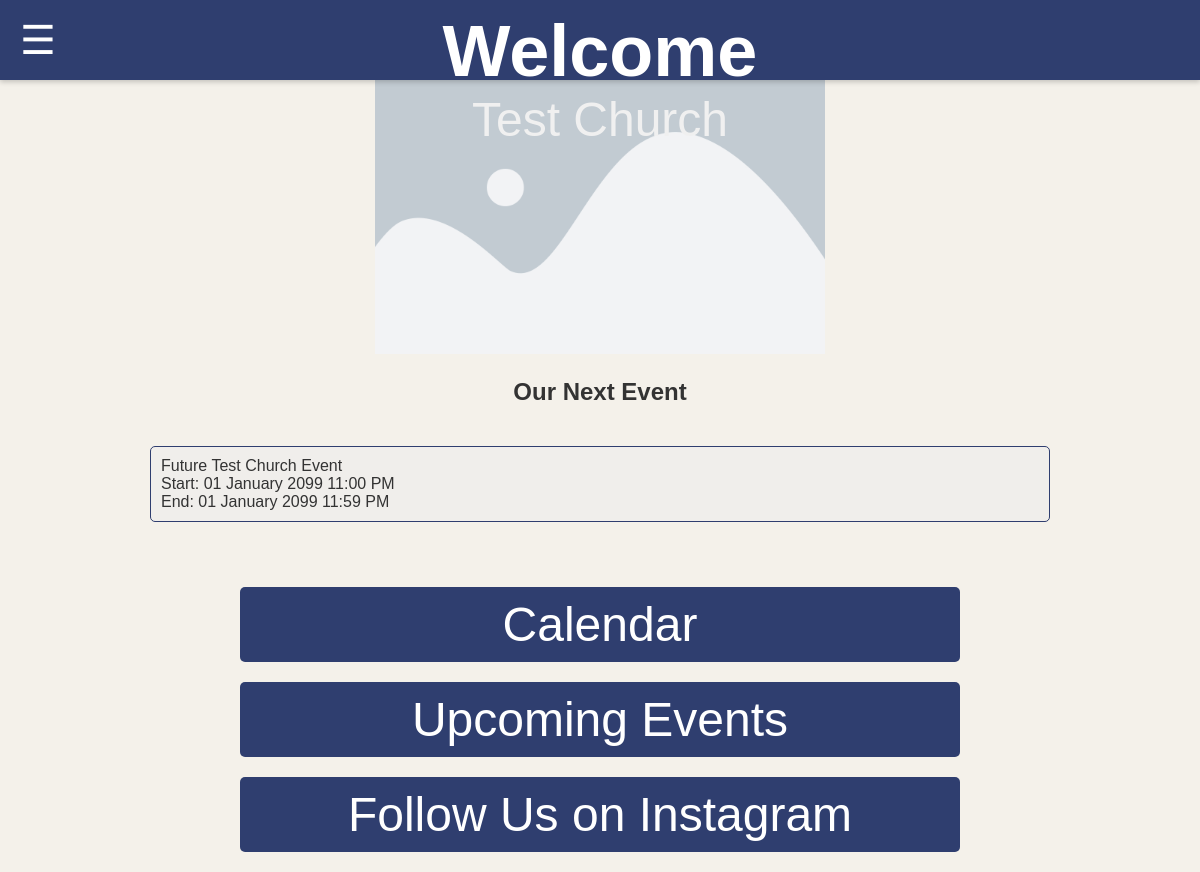
/church_main/1, run on the app's committed database.
### app.py (models this page shows)
class Church(db.Model):
    id = db.Column(db.Integer, primary_key=True)
    code = db.Column(db.String(10), unique=True, nullable=False)
    name = db.Column(db.String(100), nullable=False)
    location = db.Column(db.String(100), nullable=False)
    image_path = db.Column(db.String(255), nullable=True)  # Optional image path
    instagram = db.Column(db.String(255), nullable=True)  # Optional Instagram link

class Event(db.Model):
    __tablename__ = 'events'  # Ensure this matches your table name in the database
    id = db.Column(db.Integer, primary_key=True)
    church_id = db.Column(db.Integer, db.ForeignKey('church.id'), nullable=False)
    event_title = db.Column(db.String(255), nullable=False)
    start_time = db.Column(db.DateTime, nullable=False, default=datetime.utcnow)
    end_time = db.Column(db.DateTime, default=datetime.utcnow)
    is_all_day = db.Column(db.Boolean, default=False)
    description = db.Column(db.Text)
    church = db.relationship('Church', backref=db.backref('events', lazy=True))

### app.py (the view)
@app.route('/church_main/<int:church_id>')
def church_main(church_id):
    church = Church.query.get_or_404(church_id)
    next_event = Event.query.filter(Event.church_id == church_id, Event.start_time > datetime.utcnow()).order_by(Event.start_time).first()
    return render_template('church_main.html', church=church, next_event=next_event)

### templates/church_main.html (shortened to what this page needs)
<!DOCTYPE html>
<html lang="en">
  <head>
    <link
      rel="stylesheet"
      href="{{ url_for('static', filename='style.css') }}"
    />
  </head>
  <body>
    <div class="header">
      <h1>Welcome</h1>
      <p class="location">{{ church.name }}</p>
      <div id="burger-stack" class="burger-stack" onclick="openNav()">
        &#9776;
      </div>
    </div>
    <div class="content-container">
      <div class="content">
        <p>Welcome to our church community!</p>
      </div>
      <div class="church-image-container">
        <img
          src="{{ url_for('static', filename=church.image_path) }}"
          alt="Church Image"
        />
      </div>
      <div class="church-info" style="padding: 0px;">
        <h2>Our Next Event</h2>
      </div>
      <div id="events-container">
        {% if next_event %}
        <div
          class="event-item"
          onclick="openPopup(this)"
          data-title="{{ next_event.event_title }}"
          data-start-time="{{ next_event.start_time.strftime('%d %B %Y %I:%M %p') }}"
          data-end-time="{{ next_event.end_time.strftime('%d %B %Y %I:%M %p') }}"
          data-description="{{ next_event.description }}"
        >
          <div>{{ next_event.event_title }}</div>
          <div>
            Start: {{ next_event.start_time.strftime('%d %B %Y %I:%M %p') }}
          </div>
          <div>
            End: {{ next_event.end_time.strftime('%d %B %Y %I:%M %p') }}
          </div>
        </div>
        {% else %}
        <p>Stay Tuned</p>
        {% endif %}
      </div>
    </div>
    <div style="text-align: center; padding-top: 20px">
      <a
        href="{{ url_for('calendar', church_id=church.id) }}"
        class="move-button"
        >Calendar</a
      >
      <a
        href="{{ url_for('upcoming_events', church_id=church.id) }}"
        class="move-button"
        >Upcoming Events</a
      >
      <a href="{{ church.instagram }}" target="_blank" class="move-button"
        >Follow Us on Instagram</a
      >
    </div>
  </body>
</html>

### static/style.css (style rules this page uses)
:root { --cream-bg: #f4f1ea; --light-gray-bg: #f0eeeb; --navy-accent: #2f3e6f; --burgundy-highlight: #a5383e; --silver-accent: #f0f0f0; --text-color: #333333; }
body, html { margin: 0; font-family: "Arial", sans-serif; background-color: var(--cream-bg); color: var(--text-color); }
.header { position: fixed; top: 0; left: 0; width: 100%; height: 60px; background-color: var(--navy-accent); text-align: center; padding: 10px 0; box-shadow: 0 2px 5px rgba(0, 0, 0, 0.2); z-index: 1000; color: #fff; }
h1, .location { margin: 0; padding: 0; }
h1 { font-size: 6vw; color: #fff; }
.location { color: var(--silver-accent); font-size: 4vw; }
.church-info { text-align: center; }
.move-button { display: block; width: 60%; margin: 20px auto; padding: 10px 0; font-size: 4vw; background-color: var( --navy-accent ); color: white; text-align: center; border: none; border-radius: 5px; cursor: pointer; text-decoration: none; transition: background-color 0.3s ease; }
#events-container { max-width: 900px; margin: 0 auto; padding: 20px; margin-top: 10px; }
.event-item { cursor: pointer; background-color: var(--light-gray-bg); border: 1px solid var(--navy-accent); padding: 10px; margin-bottom: 5px; border-radius: 5px; }
.burger-stack { cursor: pointer; position: absolute; font-size: 40px; z-index: 1001; left: 20px; top: 50%; transform: translateY( -50% ); }
.church-image-container { text-align: center; margin-top: 20px; padding-left: 20px; padding-right: 20px; }
.church-image-container img { max-width: 100%; height: auto; max-height: 300px; }

### data on the page
Church: name "Test Church", image_path (placeholder picture)
Event: event_title "Future Test Church Event", start_time "01 January 2099 11:00 PM", end_time "01 January 2099 11:59 PM"
